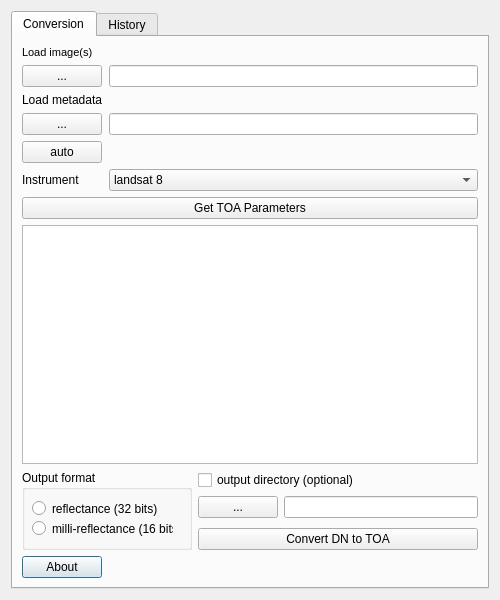
<?xml version="1.0" encoding="UTF-8"?>
<ui version="4.0">
 <class>Dialog</class>
 <widget class="QDialog" name="Dialog">
  <property name="geometry">
   <rect>
    <x>0</x>
    <y>0</y>
    <width>500</width>
    <height>600</height>
   </rect>
  </property>
  <property name="minimumSize">
   <size>
    <width>500</width>
    <height>600</height>
   </size>
  </property>
  <property name="windowTitle">
   <string>Geosud Reflectance TOA</string>
  </property>
  <layout class="QGridLayout" name="gridLayout">
   <property name="sizeConstraint">
    <enum>QLayout::SetMinimumSize</enum>
   </property>
   <property name="spacing">
    <number>6</number>
   </property>
   <item row="1" column="0">
    <widget class="QTabWidget" name="tabWidget">
     <property name="sizePolicy">
      <sizepolicy hsizetype="Expanding" vsizetype="Expanding">
       <horstretch>0</horstretch>
       <verstretch>0</verstretch>
      </sizepolicy>
     </property>
     <property name="currentIndex">
      <number>0</number>
     </property>
     <widget class="QWidget" name="tab">
      <attribute name="title">
       <string>Conversion</string>
      </attribute>
      <layout class="QGridLayout" name="gridLayout_2">
       <property name="sizeConstraint">
        <enum>QLayout::SetNoConstraint</enum>
       </property>
       <item row="8" column="0">
        <widget class="QTextEdit" name="teParam">
         <property name="minimumSize">
          <size>
           <width>0</width>
           <height>0</height>
          </size>
         </property>
        </widget>
       </item>
       <item row="10" column="0" rowspan="2">
        <layout class="QHBoxLayout" name="horizontalLayout_3">
         <item>
          <widget class="QPushButton" name="pbAbout">
           <property name="font">
            <font>
             <family>Arial</family>
            </font>
           </property>
           <property name="text">
            <string>About</string>
           </property>
          </widget>
         </item>
         <item>
          <spacer name="horizontalSpacer">
           <property name="orientation">
            <enum>Qt::Horizontal</enum>
           </property>
           <property name="sizeHint" stdset="0">
            <size>
             <width>40</width>
             <height>20</height>
            </size>
           </property>
          </spacer>
         </item>
         <item>
          <widget class="QLabel" name="label_3">
           <property name="text">
            <string/>
           </property>
           <property name="pixmap">
            <pixmap>:/plugins/geosudRefToa/icon_geosud.png</pixmap>
           </property>
          </widget>
         </item>
        </layout>
       </item>
       <item row="9" column="0">
        <layout class="QHBoxLayout" name="horizontalLayout">
         <item>
          <widget class="QGroupBox" name="groupBox">
           <property name="minimumSize">
            <size>
             <width>170</width>
             <height>80</height>
            </size>
           </property>
           <property name="maximumSize">
            <size>
             <width>100</width>
             <height>100</height>
            </size>
           </property>
           <property name="font">
            <font>
             <family>Arial</family>
            </font>
           </property>
           <property name="title">
            <string>Output format</string>
           </property>
           <widget class="QRadioButton" name="rbRefNorm">
            <property name="geometry">
             <rect>
              <x>10</x>
              <y>30</y>
              <width>131</width>
              <height>17</height>
             </rect>
            </property>
            <property name="text">
             <string>reflectance (32 bits)</string>
            </property>
           </widget>
           <widget class="QRadioButton" name="rbRefMilli">
            <property name="geometry">
             <rect>
              <x>10</x>
              <y>50</y>
              <width>141</width>
              <height>17</height>
             </rect>
            </property>
            <property name="text">
             <string>milli-reflectance (16 bits)</string>
            </property>
           </widget>
          </widget>
         </item>
         <item>
          <layout class="QVBoxLayout" name="verticalLayout">
           <item>
            <widget class="QCheckBox" name="cbOutput">
             <property name="font">
              <font>
               <family>Arial</family>
              </font>
             </property>
             <property name="text">
              <string>output directory (optional)</string>
             </property>
            </widget>
           </item>
           <item>
            <layout class="QFormLayout" name="formLayout_3">
             <item row="1" column="0">
              <widget class="QPushButton" name="pbOutput">
               <property name="font">
                <font>
                 <family>Arial</family>
                </font>
               </property>
               <property name="text">
                <string>...</string>
               </property>
              </widget>
             </item>
             <item row="1" column="1">
              <widget class="QLineEdit" name="leOutput">
               <property name="font">
                <font>
                 <family>Arial</family>
                </font>
               </property>
              </widget>
             </item>
            </layout>
           </item>
           <item>
            <widget class="QPushButton" name="pbConvert">
             <property name="font">
              <font>
               <family>Arial</family>
              </font>
             </property>
             <property name="text">
              <string>Convert DN to TOA</string>
             </property>
            </widget>
           </item>
          </layout>
         </item>
        </layout>
       </item>
       <item row="7" column="0">
        <widget class="QPushButton" name="pbGetParam">
         <property name="font">
          <font>
           <family>Arial</family>
          </font>
         </property>
         <property name="text">
          <string>Get TOA Parameters</string>
         </property>
        </widget>
       </item>
       <item row="0" column="0">
        <layout class="QFormLayout" name="formLayout">
         <property name="sizeConstraint">
          <enum>QLayout::SetMaximumSize</enum>
         </property>
         <property name="fieldGrowthPolicy">
          <enum>QFormLayout::AllNonFixedFieldsGrow</enum>
         </property>
         <item row="0" column="0">
          <widget class="QLabel" name="label">
           <property name="font">
            <font>
             <family>Arial</family>
             <pointsize>8</pointsize>
            </font>
           </property>
           <property name="text">
            <string>Load image(s)</string>
           </property>
          </widget>
         </item>
         <item row="1" column="0">
          <widget class="QPushButton" name="pbLoadImg">
           <property name="font">
            <font>
             <family>Arial</family>
            </font>
           </property>
           <property name="text">
            <string>...</string>
           </property>
          </widget>
         </item>
         <item row="1" column="1">
          <widget class="QLineEdit" name="leInput">
           <property name="sizePolicy">
            <sizepolicy hsizetype="MinimumExpanding" vsizetype="Fixed">
             <horstretch>0</horstretch>
             <verstretch>0</verstretch>
            </sizepolicy>
           </property>
           <property name="font">
            <font>
             <family>Arial</family>
            </font>
           </property>
          </widget>
         </item>
         <item row="2" column="0">
          <widget class="QLabel" name="label_2">
           <property name="font">
            <font>
             <family>Arial</family>
            </font>
           </property>
           <property name="text">
            <string>Load metadata</string>
           </property>
          </widget>
         </item>
         <item row="3" column="0">
          <widget class="QPushButton" name="pbMetadata">
           <property name="font">
            <font>
             <family>Arial</family>
            </font>
           </property>
           <property name="text">
            <string>...</string>
           </property>
          </widget>
         </item>
         <item row="3" column="1">
          <widget class="QLineEdit" name="leMetadata">
           <property name="font">
            <font>
             <family>Arial</family>
            </font>
           </property>
          </widget>
         </item>
         <item row="4" column="0">
          <widget class="QPushButton" name="pbLucky">
           <property name="font">
            <font>
             <family>Arial</family>
            </font>
           </property>
           <property name="text">
            <string>auto</string>
           </property>
          </widget>
         </item>
         <item row="5" column="0">
          <widget class="QLabel" name="label_4">
           <property name="minimumSize">
            <size>
             <width>70</width>
             <height>0</height>
            </size>
           </property>
           <property name="font">
            <font>
             <family>Arial</family>
            </font>
           </property>
           <property name="text">
            <string>Instrument</string>
           </property>
           <property name="alignment">
            <set>Qt::AlignLeading|Qt::AlignLeft|Qt::AlignVCenter</set>
           </property>
          </widget>
         </item>
         <item row="5" column="1">
          <widget class="QComboBox" name="comboBox">
           <item>
            <property name="text">
             <string>landsat 8</string>
            </property>
           </item>
           <item>
            <property name="text">
             <string>rapideye</string>
            </property>
           </item>
           <item>
            <property name="text">
             <string>spot 5</string>
            </property>
           </item>
           <item>
            <property name="text">
             <string>spot 6/7</string>
            </property>
           </item>
           <item>
            <property name="text">
             <string>pléiades</string>
            </property>
           </item>
          </widget>
         </item>
        </layout>
       </item>
      </layout>
     </widget>
     <widget class="QWidget" name="tab_2">
      <attribute name="title">
       <string>History</string>
      </attribute>
      <layout class="QVBoxLayout" name="verticalLayout_2">
       <item>
        <widget class="QTextEdit" name="teHistory"/>
       </item>
       <item>
        <widget class="QPushButton" name="pbClear">
         <property name="maximumSize">
          <size>
           <width>100</width>
           <height>16777215</height>
          </size>
         </property>
         <property name="text">
          <string>Clear</string>
         </property>
        </widget>
       </item>
      </layout>
     </widget>
    </widget>
   </item>
   <item row="0" column="0">
    <layout class="QGridLayout" name="glInfo"/>
   </item>
  </layout>
 </widget>
 <resources/>
 <connections/>
</ui>
